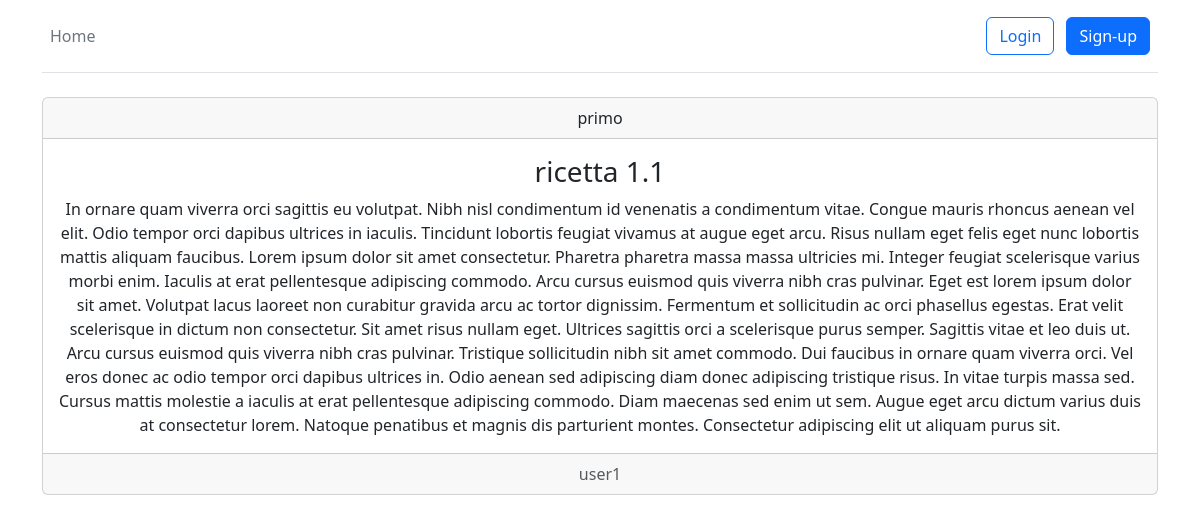
Screenshot of /view/7/ with the database file from the repository.
### recipes/models.py (models this page shows, shortened)
class Recipe(models.Model):
    title = models.CharField(max_length=100)
    description = models.TextField()
    category = models.ForeignKey('categories.Category', on_delete=models.CASCADE)
    author = models.ForeignKey(User, on_delete=models.CASCADE, null=True)
    date = models.DateTimeField(auto_now_add=True, null=True)
    favorite = models.ManyToManyField(User, related_name='favorite', blank=True)
    photo = models.ImageField(upload_to='images/', null=True, blank=True)

### categories/models.py (models this page shows)
class Category(models.Model):
    description = models.TextField(max_length=200)
    def __str__(self):
        return self.description

### recipes/views.py (the view)
# urls.py: path('view/<int:recipe_id>/', ViewRecipe, name='view_recipe'),
def ViewRecipe(request, recipe_id):
    recipe = get_object_or_404(Recipe, id=recipe_id)
    return render(request, 'view_recipe.html', {'recipe': recipe})

### templates/view_recipe.html (shortened to what this page needs)
{% extends 'base.html' %}
{% block content %}
    <div class="card text-center">
        <div class="card-header">
            {{ recipe.category }}
        </div>
        <div class="card-body">
            <h3 class="card-title">{{ recipe.title }}</h3>
            <p class="card-text">{{ recipe.description }}</p>
        </div>
        <div class="card-footer text-muted">
            {{ recipe.author }}
        </div>
    </div>
{% endblock %}

### rows the page displays
Recipe: category "primo", title "ricetta 1.1", description "In ornare quam viverra orci sagittis eu volutpat. Nibh nisl condimentum id venenatis a condimentum vitae. Congue mauris rhoncus aenean vel elit. Odio tempor orci dapibus ultrices in iaculis. Tincidunt lobortis feugiat vivamus at augue eget arcu. Risus nullam eget felis eget nunc lobortis mattis aliquam faucibus. Lorem ipsum dolor sit amet consectetur. Pharetra pharetra massa massa ultricies mi. Integer feugiat scelerisque varius morbi enim. Iaculis at erat pellentesque adipiscing commodo. Arcu cursus euismod quis viverra nibh cras pulvinar. Eget est lorem ipsum dolor sit amet. Volutpat lacus laoreet non curabitur gravida arcu ac tortor dignissim. Fermentum et sollicitudin ac orci phasellus…", author "user1"
